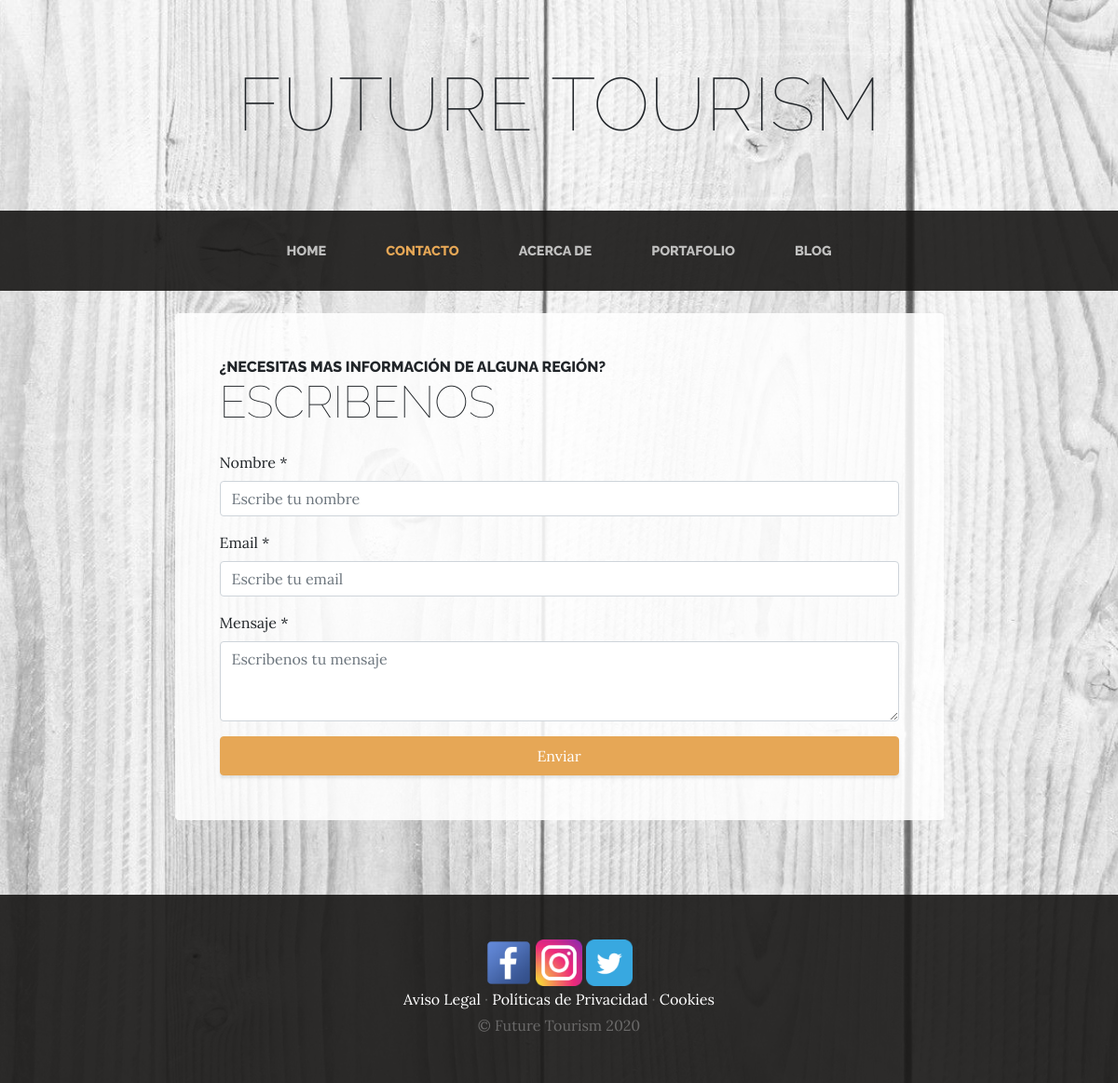
Page /contact/ on the committed database.
### pages/models.py (models this page shows, shortened)
class Page(models.Model):
    title = models.CharField(max_length=200, verbose_name="Título")
    content = RichTextField(verbose_name="Contenido")
    order = models.SmallIntegerField(verbose_name="Orden", default=0)
    created = models.DateTimeField(auto_now_add=True, verbose_name="Fecha creación")
    updated = models.DateTimeField(auto_now=True, verbose_name="Fecha edición")
    class Meta:
        verbose_name = "página"
        verbose_name_plural = "páginas"
        ordering = ['order']

### contact/views.py (the view, shortened to what this page needs)
# urls.py: path('',views.contacto, name="contacto"),
def contacto(request):
    contact_form = ContactForm()
    return render(request, "contact/contacto.html", {'form':contact_form})

### contact/forms.py
class ContactForm(forms.Form):
    name = forms.CharField(label="Nombre", required=True, widget=forms.TextInput(attrs={'class':'form-control','placeholder':'Escribe tu nombre'}), min_length=3, max_length=100)
    email = forms.EmailField(label="Email", required=True, widget=forms.EmailInput(attrs={'class':'form-control','placeholder':'Escribe tu email'}), min_length=5, max_length=100)
    content = forms.CharField(label="Contenido", required=True, widget=forms.Textarea(attrs={'class':'form-control','placeholder':'Escribenos tu mensaje','rows':3}), min_length=10, max_length=300)

### pages/templatetags/pages_extras.py (called while the page is built)
@register.simple_tag
def get_page_list():
    pages = Page.objects.all()
    return pages

### social/processors.py (called while the page is built)
def ctx_dict(request):
    ctx = {}
    links = Link.objects.all()
    for link in links:
        ctx[link.key] = link.url
    return ctx

### contact/templates/contact/contacto.html (shortened to what this page needs)
{% extends 'core/base.html' %}
{% block content %}
    {% load static %}
    <section class="page-section about-heading">
        <div class="container">
            <div class="about-heading-content">
                <div class="row">
                    <div class="col-xl-9 col-lg-10 mx-auto">
                        <div class="bg-faded rounded p-5">
                            <h2 class="section-heading mb-4">
                                <span class="section-heading-upper">¿Necesitas mas información de alguna región?</span>
                                <span class="section-heading-lower">Escribenos</span>
                            </h2>
                            <form action="" method="POST">
                                <div class="form-group">
                                    <label>Nombre *</label>
                                    <div class="input-group">
                                        {{form.name}}
                                    </div>
                                </div>
                                <div class="form-group">
                                    <label>Email *</label>
                                    <div class="input-group">
                                        {{form.email}}
                                    </div>
                                </div>
                                <div class="form-group">
                                    <label>Mensaje *</label>
                                    <div class="input-group">
                                        {{form.content}}
                                    </div>
                                </div>
                                <div class="text-center">
                                    <input type="submit" class="btn btn-primary btn-block py-2" value="Enviar">
                                </div>
                            </form>
                        </div>
                    </div>
                </div>
            </div>
        </div>
    </section>
{% endblock %}

### core/templates/core/base.html (shortened to what this page needs)
{% load static %}
<!DOCTYPE html>
<html lang="es-cl">
<head>
  <link href="{% static 'core/vendor/bootstrap/css/bootstrap.min.css' %}" rel="stylesheet">
  <link href="{% static 'core/css/business-casual.css' %}" rel="stylesheet">
  <link href="{% static 'core/css/propios2.css' %}" rel="stylesheet">
</head>
<body>
  <h1 class="site-heading text-center text-black d-none d-lg-block">
    <span class="site-heading-lower">Future Tourism</span>
  </h1>
  <nav class="navbar navbar-expand-lg navbar-dark py-lg-4" id="mainNav">
    <div class="container">
      <div class="collapse navbar-collapse" id="navbarResponsive">
        <ul class="navbar-nav mx-auto">
          <li class="nav-item px-lg-4 {% if request.path == '/' %}active{% endif %}">
            <a class="nav-link text-uppercase text-expanded" href="{% url 'home' %}">Home
            </a>
          </li>
          <li class="nav-item px-lg-4 {% if request.path == '/contact/' %}active{% endif %}">
            <a class="nav-link text-uppercase text-expanded" href="{% url 'contacto' %}">Contacto</a>
          </li>
          <li class="nav-item px-lg-4 {% if request.path == '/about/' %}active{% endif %}">
            <a class="nav-link text-uppercase text-expanded" href="{% url 'about' %}">Acerca de</a>
          </li>
          <li class="nav-item px-lg-4 {% if request.path == '/portfolio/' %}active{% endif %}">
            <a class="nav-link text-uppercase text-expanded" href="{% url 'portfolio' %}">Portafolio</a>
          </li>
          <li class="nav-item px-lg-4 {% if request.path|slice:':6'  == '/blog/' %}active{% endif %}">
              <a class="nav-link text-uppercase text-expanded" href="{% url 'blog' %}">Blog</a>
          </li>
        </ul>
      </div>
    </div>
  </nav>
  {% block content %}{% endblock %}
  <footer class="footer text-faded text-center py-5">
        <div class="container">
            <p class="m-0">
                {% if LINK_FACEBOOK %}
                  <a href="{{LINK_FACEBOOK}}" target="_blank">
                        <img src="{% static 'core/img/facebook.png' %}" alt="facebook">
                  </a>
                {% endif %}
                {% if LINK_INSTAGRAM %}
                <a href="{{LINK_INSTAGRAM}}" target="_blank">
                      <img src="{% static 'core/img/i.png' %}" alt="Instagram">
                </a>
                {% endif %}
                {% if LINK_TWITTER %}
                <a href="{{LINK_TWITTER}}" target="_blank">
                      <img src="{% static 'core/img/twitter1.png' %}" alt="twitter">
                </a>
                {% endif %}
            </p>
            <p class="m-0 mbt">
                {% load pages_extras %}
                {% get_page_list as page_list %}
                {% for page in page_list %}
                    <a href="{% url 'page' page.id %}" class="link">{{page.title}}</a>{% if not forloop.last %} · {% endif %}
                {% endfor %}
            </p>
            <p class="m-0 mbt1">&copy; Future Tourism 2020</p>
        </div>
    </footer>
</body>
</html>

### core/static/core/css/business-casual.css (style rules this page uses)
body { font-family:Lora; background-image:url(../img/bg.jpg); background-attachment:fixed; background-position:center; background-size:cover }
h1,h2,h3,h4,h5,h6 { font-family:Raleway }
p { line-height:1.75 }
.text-faded { color:rgba(255,255,255,.3) }
.site-heading { margin-top:5rem;margin-bottom:5rem; text-transform:uppercase; line-height:1; font-family:Raleway }
.site-heading .site-heading-lower { font-size:5rem; font-weight:100; line-height:4rem }
.page-section { margin-top:5rem; margin-bottom:5rem }
.section-heading { text-transform:uppercase }
.section-heading .section-heading-upper { display:block; font-size:1rem; font-weight:800 }
.section-heading .section-heading-lower { display:block; font-size:3rem; font-weight:100; }
.bg-faded { background-color:rgba(255,255,255,.85) }
#mainNav { background-color:rgba(24, 23, 22, 0.9); font-family:Raleway }
#mainNav .navbar-nav .nav-item .nav-link { color:rgba(255,255,255,.7); font-weight:800 }
#mainNav .navbar-nav .nav-item.active .nav-link { color:#e6a756 }
@media (min-width:992px) { #mainNav .navbar-nav .nav-item .nav-link { font-size:.9rem } }
@media (min-width:992px) { .about-heading .about-heading-content { margin-top:-5rem; position:relative; z-index:1 } }
.footer { background-color:rgba(24, 23, 22, 0.9) }
.btn { box-shadow:0 3px 3px 0 rgba(33,37,41,.1) }
.btn-primary { background-color:#e6a756; border-color:#e6a756 }
a.link { color: #df902a; }
.footer a img { width: 50px; height: 50px; }

### core/static/core/css/propios2.css (style rules this page uses)
a.link { color: #ffffff; }
.footer a img { width: 50px; height: 50px; }

### rows in the picture
Page: title "Aviso Legal"
Page: title "Políticas de Privacidad"
Page: title "Cookies"
